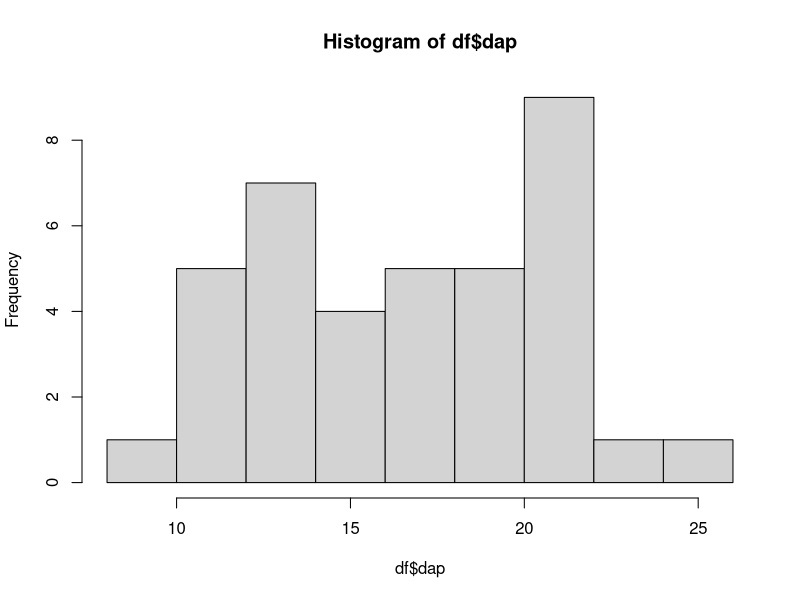
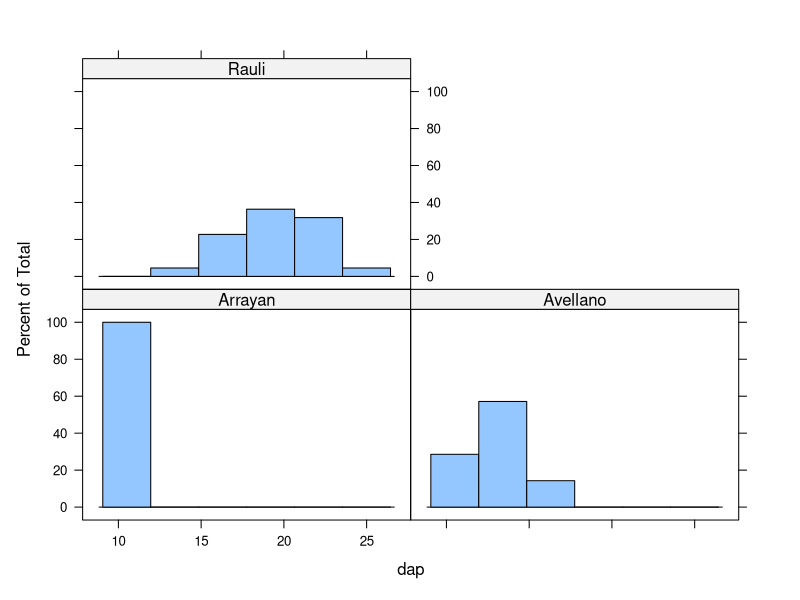

Reproduce these figures in R, in order. (Note: this script raises an error after producing the figures.)
#leer datos
df<-read.csv("parcela03.csv")
df$dap
df$frec<-10000/250
nha<-sum(df$frec)
head(df)
hist(df$dap)
require(lattice)
histogram(~dap|Especie, data=df)
df$g<-df$dap^2*pi/40000
df$garb.ha<-df$g*df$frec
gha<-sum(df$garb.ha)
sqrt((gha/nha)*(40000/pi))


##esto use para modificar la lista de ejemplos
df<-read.csv("parcela03.csv")
head(df)
df<-df[,c(1,2,3)]
#df$dap<-round(df$dap,1)
write.csv(df,file="parcela03.csv",row.names = F)
# 
# df<-read.csv("parcela02.csv")
# df$dap<-round(df$dap,1)
# write.csv(df,file="parcela02.csv",row.names = F)
# 
# df<-read.csv("parcela01.csv")
# df$dap<-round(df$dap,1)
# write.csv(df,file="parcela01.csv",row.names = F)


##esto use para modificar el original parcela03.csv
# df0<-read.csv("parcela03.csv")
# nrow(df0)
# df<-df0[sample(1:nrow(df0),38),]
# nrow(df)
# df$frec<-10000/250
# sum(df$frec)
# head(df)
# hist(df$dap)
# require(lattice)
# histogram(~dap|Especie, data=df)
# df$g<-df$dap^2*pi/40000
# df$garb.ha<-df$g*df$frec
# sum(df$garb.ha)
# write.csv(df,file="parcela03.csv",row.names = F)
